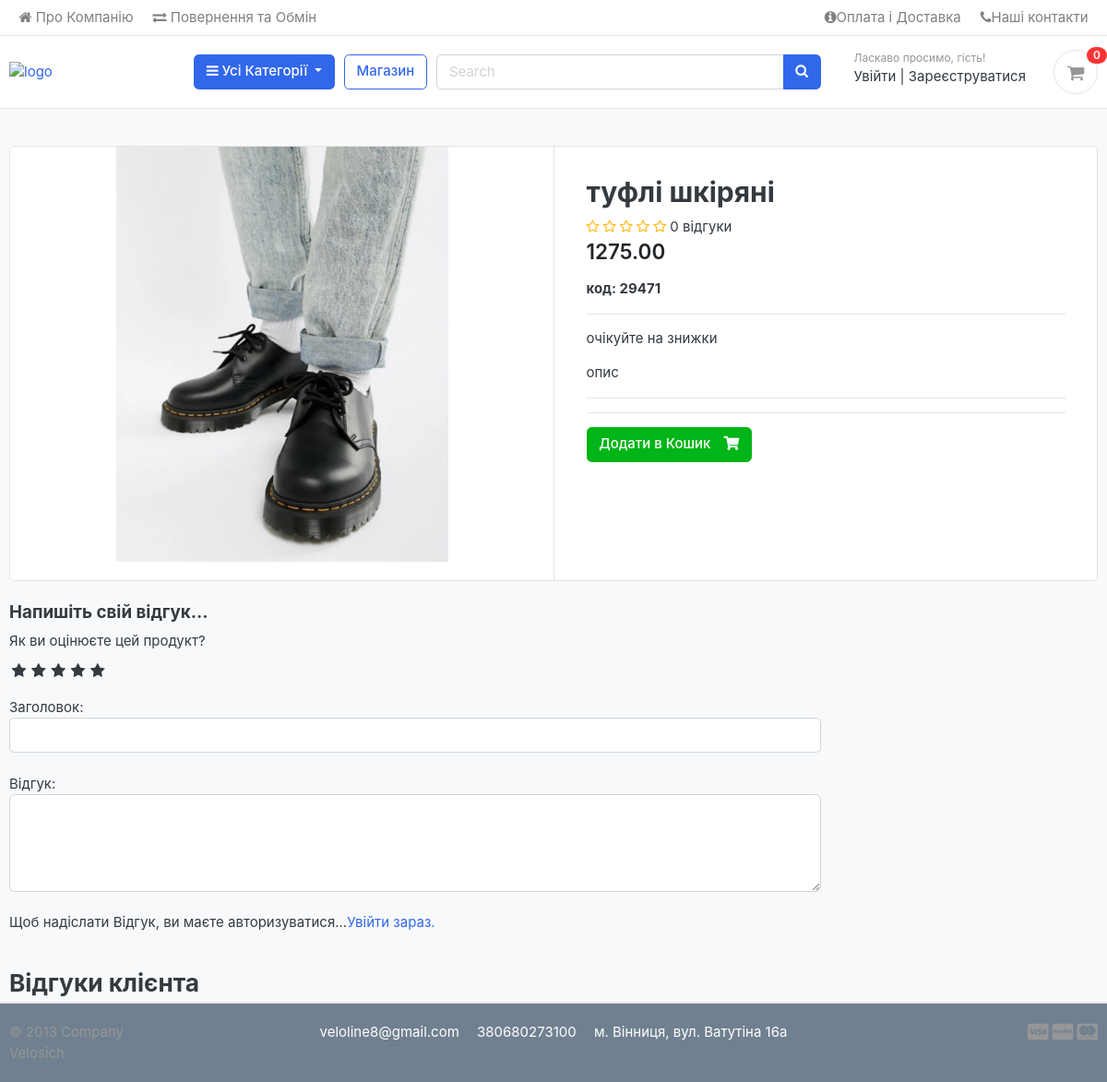
Screenshot of /store/category/vzuttya/tufli-shkiryani/ with the database file from the repository.
### store/models.py (models this page shows, shortened)
class Product(models.Model):
    product_name = models.CharField(max_length=200, unique=True)
    slug = models.SlugField(max_length=200, unique=True)
    description = models.TextField(max_length=500, blank=True)
    product_code = models.CharField(max_length=5, unique=True, blank=True)
    price = MoneyField(max_digits=14, decimal_places=2, default_currency='USD')
    price_in_uah = MoneyField(max_digits=14, decimal_places=2, default_currency='UAH', blank=True, null=True)
    images = models.ImageField(upload_to="photos/products")
    stock = models.IntegerField()
    is_available = models.BooleanField(default=True)
    category = models.ForeignKey(Category, on_delete=models.CASCADE)
    created_date = models.DateTimeField(auto_now_add=True)
    modified_date = models.DateTimeField(auto_now_add=True)
    def averageReview(self):
        reviews = ReviewRating.objects.filter(product=self, status=True).aggregate(average=Avg('rating'))
        avg = 0
        if reviews['average'] is not None:
            avg = float(reviews['average'])
        return avg
    def countReview(self):
        reviews = ReviewRating.objects.filter(product=self, status=True).aggregate(count=Count('id'))
        count = 0
        if reviews['count'] is not None:
            count = int(reviews['count'])
        return count

### store/views.py (the view)
# urls.py: path("category/<slug:category_slug>/<slug:product_slug>/", views.product_detail, name="product_detail"),
def product_detail(request, category_slug, product_slug):
    try:
        single_product = Product.objects.get(category__slug=category_slug, slug=product_slug)
        in_cart = CartItem.objects.filter(cart__cart_id=_cart_id(request), product=single_product).exists()
        price_tiers = single_product.tier.all()
        discounted_prices = []
        for tier in price_tiers:
            price = single_product.price_in_uah.amount
            discounted_price = price * (1 - tier.discount / 100)
            discounted_prices.append({'tier': tier, 'discounted_price': discounted_price})
        print(discounted_prices)
    except Exception as e:
        raise e
    if request.user.is_authenticated:
        try:
            orderproduct = OrderProduct.objects.filter(user=request.user, product_id=single_product.id).exists()
        except OrderProduct.DoesNotExist:
            orderproduct = None
    else:
        orderproduct = None
    reviews = ReviewRating.objects.filter(product_id=single_product.id, status=True)
    product_gallery = ProductGallery.objects.filter(product_id=single_product.id)
    context = {
        "single_product": single_product,
        "in_cart": in_cart,
        "orderproduct": orderproduct,
        "reviews": reviews,
        "product_gallery": product_gallery,
        "price_tiers": price_tiers,
        "discounted_prices": discounted_prices
    }
    return render(request, "store/product_detail.html", context)

### carts/context_processors.py (called while the page is built)
def counter(request):
    cart_count = 0
    if "admin" in request.path:
        return {}
    else:
        try:
            cart = Cart.objects.filter(cart_id=_cart_id(request))
            if request.user.is_authenticated:
                cart_items = CartItem.objects.all().filter(user=request.user)
            else:
                cart_items = CartItem.objects.all().filter(cart=cart[:1])
            for cart_item in cart_items:
                cart_count += cart_item.quantity
        except Cart.DoesNotExist:
            cart_count = 0
    return dict(cart_count=cart_count)

### carts/views.py (called while the page is built)
def _cart_id(request):
    cart = request.session.session_key
    if not cart:
        cart = request.session.create()
    return cart

### category/context_processors.py (called while the page is built)
def menu_links(request):
    links = Category.objects.all()
    return dict(links=links)

### category/models.py (called while the page is built)
    def get_url(self):
        return reverse("products_by_category", args=[self.slug])

### templates/store/product_detail.html (shortened to what this page needs)
{% extends "base.html" %}
{% load static %}
{% block content %}
<section class="section-content padding-y bg">
  <div class="container">
  <div class="card">
    <div class="row no-gutters">
      <aside class="col-md-6">
  <article class="gallery-wrap">
    <div class="img-big-wrap mainImage">
       <center><img src="{{ single_product.images.url }}"></center>
    </div>
  </article>
  <ul class="thumb">
  </ul>
      </aside>
      <main class="col-md-6 border-left">
<form action="{% url 'add_cart' single_product.id %}" method="POST">
      <article class="content-body">
      <h2 class="title">{{ single_product.product_name }}</h2>
      <div class="rating-star">
        <span>
          <i class="fa fa-star{% if single_product.averageReview < 0.5 %}-o {% elif single_product.averageReview >= 0.5 and single_product.averageReview < 1 %}-half-o {% endif %}" aria-hidden="true"></i>
          <i class="fa fa-star{% if single_product.averageReview < 1.5 %}-o {% elif single_product.averageReview >= 1.5 and single_product.averageReview < 2 %}-half-o {% endif %}" aria-hidden="true"></i>
          <i class="fa fa-star{% if single_product.averageReview < 2.5 %}-o {% elif single_product.averageReview >= 2.5 and single_product.averageReview < 3 %}-half-o {% endif %}" aria-hidden="true"></i>
          <i class="fa fa-star{% if single_product.averageReview < 3.5 %}-o {% elif single_product.averageReview >= 3.5 and single_product.averageReview < 4 %}-half-o {% endif %}" aria-hidden="true"></i>
          <i class="fa fa-star{% if single_product.averageReview < 4.5 %}-o {% elif single_product.averageReview >= 4.5 and single_product.averageReview < 5 %}-half-o {% endif %}" aria-hidden="true"></i>
          <span>{{ single_product.countReview }} відгуки</span>
        </span>
      </div>
      <div class="mb-3">
        <var class="price h4">{{ single_product.price_in_uah }}</var>
      </div>
      <span style="font-weight: 700;">код: {{ single_product.product_code }}</span>
      <hr>
      <div class="mb-3">
        {% if discounted_prices %}
        <h6>Знижки:</h6>
        <ul>
          {% for item in discounted_prices %}
          <li><span style="font-weight: bold;">{{ item.discounted_price|floatformat:0 }}</span>грн  від к-сті: <span style="font-family: 'Franklin Gothic Medium', 'Arial Narrow', Arial, sans-serif;">{{ item.tier.min_quantity }}шт.</span></li>
          {% endfor %}
        </ul>
        {% else %}
        <p>очікуйте на знижки</p>
      </div>
      {% endif %}
      <p>{{ single_product.description }}</p>
      <hr>
        <hr>
        {% if single_product.stock <= 0 %}
          <h5>Немає в наявності</h5>
        {% else %}
          <button type="submit" class="btn  btn-success"> <span class="text">Додати в Кошик</span> <i class="fas fa-shopping-cart"></i>  </button>
        {% endif %}
      </article>
</form>
      </main>
    </div>
  </div>
  <br>
  <div class="row">
        <div class="col-md-9">
    <form action="{% url 'submit_review' single_product.id %}" method="POST">
      <h5>Напишіть свій відгук...</h5>
      <div>
        <label>Як ви оцінюєте цей продукт?</label>
        <br>
        <div class="rate">
          <input type="radio" name="rating" id="rating10" value="5" required /><label for="rating10" title="5"></label>
          <input type="radio" name="rating" id="rating8" value="4" required /><label for="rating8" title="4"></label>
          <input type="radio" name="rating" id="rating6" value="3" required /><label for="rating6" title="3"></label>
          <input type="radio" name="rating" id="rating4" value="2" required /><label for="rating4" title="2"></label>
          <input type="radio" name="rating" id="rating2" value="1" required /><label for="rating2" title="1"></label>
        </div>
<br>
        Заголовок:
        <input type="text" class="form-control" name="subject">
        <br>
        Відгук:
        <textarea name="review" rows="4" class="form-control"></textarea>
        <br>
        {% if user.is_authenticated %}
          {% if orderproduct %}
        <input type="submit" value="Надіслати Відгук" class="btn btn-primary">
          {% else %}
          <p>Щоб опублікувати свій Відгук про продукт, вам потрібно спочатку його у нас купити, щоб оцінити...</p>
          {% endif %}
        {% else %}
        <p>Щоб надіслати Відгук, ви маєте авторизуватися...<span><a href="{% url 'login' %}">Увійти зараз.</a></span></p>
        {% endif %}
      </div>
    </form>
    <br>
    <header class="section-heading">
      <h3>Відгуки клієнта </h3>
      <div class="rating-star">
        <span>
          <span>{{ single_product.countReview }} відгуки</span>
        </span>
      </div>
    </header>
    </div>
  </div>
  </div>
  </section>
  {% endblock %}

### static/css/ui.css (style rules this page uses)
html { font-family: "Inter", sans-serif; font-size: 15px; }
.content-body { flex: 1 1 auto; padding: 2rem 2.3rem; }
.padding-y { padding-top: 40px; padding-bottom: 40px; }
var { font-style: normal; }
article:after, .form-group:after { display: block; clear: both; content: ""; }
.bg { background-color: #f8f9fa; }
.section-heading { margin-bottom: 20px; margin-top: 15px; }
p:last-child { margin-bottom: 0; }
.btn .text + i { margin-left: 10px; }
.price { font-weight: 600; color: #212529; }
.gallery-wrap .img-big-wrap { margin-bottom: 10px; border-radius: 0.37rem; overflow: hidden; background-color: #fff; }
.gallery-wrap .img-big-wrap img { height: 450px; width: auto; display: inline-block; }

### static/css/custom.css (style rules this page uses)
.rate { display: inline-block; border: 0; }
.rate > label { float: right; }
.rate > label:before { display: inline-block; font-size: 1.1rem; font-family: FontAwesome; content: "\f005"; margin: 0; padding: 0.3rem .2rem; cursor: pointer; }
.rating-star i { color: #ffb503 !important; }
ul.thumb { margin: 0 auto; padding: 0; float: left; }
html, body { height: 100%; }

### rows the page displays
Product: images (picture), product_name "туфлі шкіряні", countReview "0", price_in_uah "1275.00", product_code "29471", description "опис"

### other values shown
{{ cart_count }} "0"
